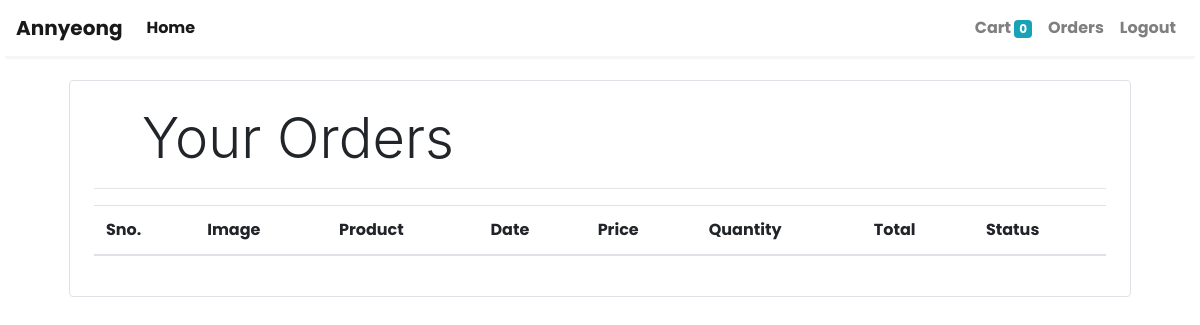
The app's page /orders (signed in), older data.
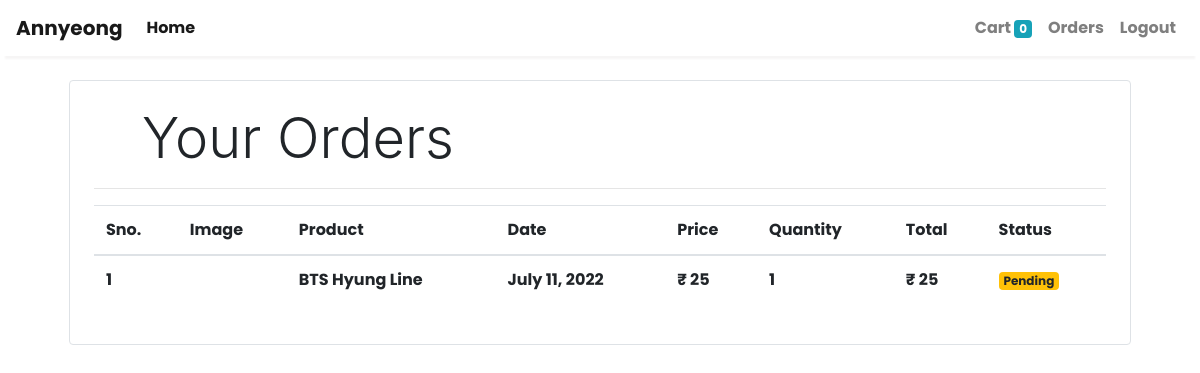
The same page, newer data.
### store/models/orders.py (models this page shows, shortened)
class Order(models.Model):
    product = models.ForeignKey(Product,
                                on_delete=models.CASCADE)
    customer = models.ForeignKey(Customer,
                                 on_delete=models.CASCADE)
    quantity = models.IntegerField(default=1)
    price = models.IntegerField()
    address = models.CharField(max_length=50, default='', blank=True)
    phone = models.CharField(max_length=50, default='', blank=True)
    date = models.DateField(default=datetime.datetime.today)
    status = models.BooleanField(default=False)
    @staticmethod
    def get_orders_by_customer(customer_id):
        return Order.objects.filter(customer=customer_id).order_by('-date')

### store/models/product.py (models this page shows, shortened)
class Product(models.Model):
    name = models.CharField(max_length=50)
    price = models.IntegerField(default=0)
    category = models.ForeignKey(Category, on_delete=models.CASCADE, default=1)
    description = models.CharField(max_length=200, default='' , null=True , blank=True)
    image = models.ImageField(upload_to='uploads/products/')

### store/middlewares/auth.py (the view)
    def middleware(request):
        print(request.session.get('customer'))
        returnUrl = request.META['PATH_INFO']
        print(request.META['PATH_INFO'])
        if not request.session.get('customer'):
           return redirect(f'login?return_url={returnUrl}')
        response = get_response(request)
        return response

### store/templatetags/custom_filter.py (called while the page is built)
@register.filter(name='currency')
def currency(number):
    return "₹ "+str(number)

@register.filter(name='multiply')
def multiply(number , number1):
    return number * number1

### store/views/orders.py (called while the page is built)
    def get(self , request ):
        customer = request.session.get('customer')
        orders = Order.get_orders_by_customer(customer)
        print(orders)
        return render(request , 'orders.html'  , {'orders' : orders})

### store/templates/orders.html
{% extends 'base.html' %}
{% block content %}
{% load cart %}
{% load custom_filter %}
<div class="container">
   <div class="border rounded p-4 m-4">
        <p class="display-4 pl-4 ml-4">Your Orders</p>
        <hr>
        <table class="table" style="font-weight: bold;font-family: 'Poppins', sans-serif;">
            <thead>
                <tr>
                    <th>Sno.</th>
                    <th>Image</th>
                    <th>Product</th>
                    <th>Date</th>
                    <th>Price</th>
                    <th>Quantity</th>
                    <th>Total</th>
                    <th>Status</th>
                </tr>
            </thead>
            <tbody>
                {% for order in orders %}
                <tr>
                    <td>{{forloop.counter}}</td>
                    <td><img style="height: 80px;" class="rounded-circle" src="{{order.product.image.url}}" alt=""></td>
                    <td>{{order.product.name}}</td>
                    <td>{{order.date}}</td>
                    <td>{{order.price|currency}}</td>
                    <td>{{order.quantity}}</td>
                    <td>{{order.quantity|multiply:order.price|currency}}</td>
                    {% if order.status %}
                    <td><small class="badge badge-success">Completed</small></td>
                    {%else%}
                    <td><small class="badge badge-warning">Pending</small></td>
                    {% endif %}
                </tr>
                {% endfor %}
            </tbody>
        </table>
   </div>
</div>
{% endblock %}

### store/templates/base.html (shortened to what this page needs)
<!doctype html>
<html lang="en">
<head>
  <link rel="stylesheet" href="https://maxcdn.bootstrapcdn.com/bootstrap/4.0.0/css/bootstrap.min.css"
>
</head>
<body>
  <nav class="one-edge-shadow
  sticky-top navbar
  navbar-expand-lg
   navbar-light bg-white">
    <a class="navbar-brand" href="/" style="font-weight: bold;font-family: 'Poppins', sans-serif; ">Annyeong</a>
    <div class="collapse navbar-collapse" id="navbarSupportedContent">
      <ul class="navbar-nav mr-auto">
        <li class="nav-item active">
          <a class="nav-link" href="/store" style="font-weight: bold;font-family: 'Poppins', sans-serif; ">Home<span class="sr-only">(current)</span></a>
        </li>
      </ul>
      <ul class=" navbar-nav my-2 my-lg-0">
        <li class="nav-item ">
          <a class="nav-link" href="/cart" style="font-weight: bold;font-family: 'Poppins', sans-serif; ">Cart
            <span class="badge badge-info">{{request.session.cart.keys|length}}</span>
            <span class="sr-only">(current)</span></a>
        </li>
        {% if request.session.customer %}
        <li class="nav-item ">
          <a class="nav-link" href="/orders" style="font-weight: bold;font-family: 'Poppins', sans-serif; ">Orders<span class="sr-only">(current)</span></a>
        </li>
        <li class="nav-item ">
          <a class="nav-link" href="/logout" style="font-weight: bold; font-family: 'Poppins', sans-serif;">Logout<span class="sr-only">(current)</span></a>
        </li>
        {% endif %}
      </ul>
    </div>
  </nav>
    {% block content %}{% endblock %}
</body>
</html>

### store/templates/base.html (style rules this page uses)
nav { background-color: rgb(239, 196, 252); }
.one-edge-shadow { box-shadow: 0 8px 2px -5px rgb(246, 245, 245); }

Row changes from the older to the newer data that the page shows:
added Order: product.name "BTS Hyung Line", date "July 11, 2022", price "₹ 25", quantity "1", quantity|multiply "₹ 25", status "Pending"
